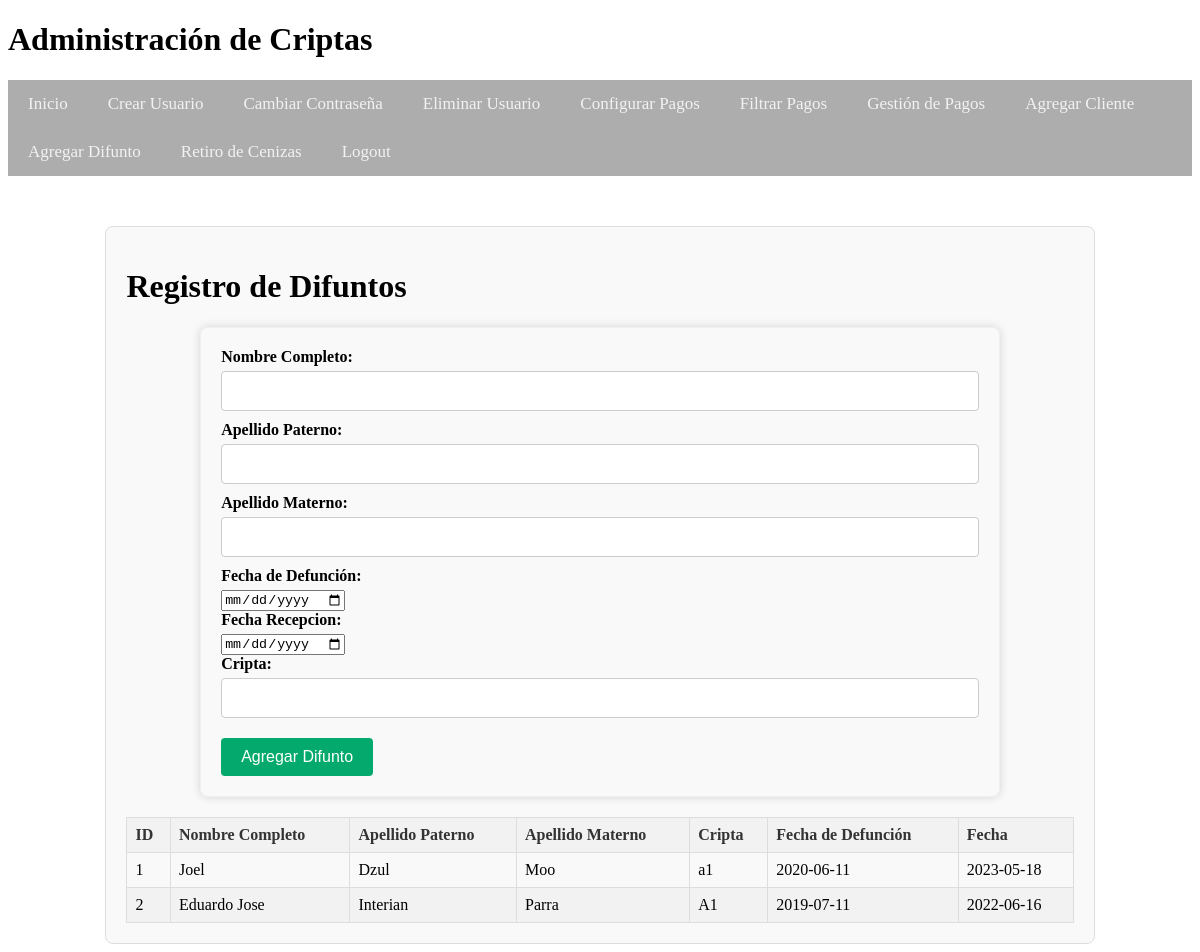
/agregar_difunto (signed in), run on the app's committed database.
### tables this page shows
CREATE TABLE Difuntos (
    ID_difunto INTEGER PRIMARY KEY AUTOINCREMENT,
    Nombre_completo TEXT,
    Apellido_paterno TEXT,
    Apellido_materno TEXT,
    Cripta TEXT,
    Fecha_defuncion DATE,
    Fecha DATE,
    Fecha_Retiro DATE,
    FOREIGN KEY (Cripta) REFERENCES Clientes(Cripta)
);

### app.py (the view, shortened to what this page needs)
@app.route('/agregar_difunto', methods=['GET', 'POST'])
def agregar_difunto():
    if 'username' not in session:
        return redirect(url_for('login'))
    return render_template('agregar_difunto.html', difuntos=get_difuntos())

### app.py (called while the page is built)
def get_db_connection():
    conn = sqlite3.connect('cripta_administracion.db')
    conn.row_factory = sqlite3.Row
    return conn

def get_difuntos():
    conn = get_db_connection()
    cursor = conn.cursor()
    cursor.execute('SELECT * FROM difuntos')
    difuntos = cursor.fetchall()
    conn.close()
    return difuntos

### templates/agregar_difunto.html (shortened to what this page needs)
{% extends "base.html" %}
{% block content %}
<div class="container">
    <h1>Registro de Difuntos</h1>
    <form action="/agregar_difunto" method="post">
        <label for="nombre_completo">Nombre Completo:</label>
        <input type="text" id="nombre_completo" name="nombre_completo" required><br>
        <label for="apellido_paterno">Apellido Paterno:</label>
        <input type="text" id="apellido_paterno" name="apellido_paterno" required><br>
        <label for="apellido_materno">Apellido Materno:</label>
        <input type="text" id="apellido_materno" name="apellido_materno" required><br>
        <label for="fecha_defuncion">Fecha de Defunción:</label>
        <input type="date" id="fecha_defuncion" name="fecha_defuncion" required><br>
        <label for="fecha">Fecha Recepcion:</label>
        <input type="date" id="fecha" name="fecha" required><br>
        <label for="cripta">Cripta:</label>
        <input type="text" id="cripta" name="cripta" required><br>
        <input type="submit" value="Agregar Difunto">
    </form>
    <div style="overflow-x:auto;">
        <table id="tabla-difuntos">
            <thead>
                <tr>
                    <th>ID</th>
                    <th>Nombre Completo</th>
                    <th>Apellido Paterno</th>
                    <th>Apellido Materno</th>
                    <th>Cripta</th>
                    <th>Fecha de Defunción</th>
                    <th>Fecha</th>
                </tr>
            </thead>
            <tbody>
                {% for difunto in difuntos %}
                <tr>
                    <td>{{ difunto[0] }}</td>
                    <td>{{ difunto[1] }}</td>
                    <td>{{ difunto[2] }}</td>
                    <td>{{ difunto[3] }}</td>
                    <td>{{ difunto[4] if difunto[4] else "-" }}</td>
                    <td>{{ difunto[5] }}</td>
                    <td>{{ difunto[6] }}</td>
                </tr>
                {% endfor %}
            </tbody>
        </table>
    </div>
</div>
{% endblock %}

### templates/base.html (shortened to what this page needs)
<!DOCTYPE html>
<html lang="es">
<head>
    <link rel="stylesheet" href="{{ url_for('static', filename='styles.css') }}">
</head>
<body>
    <header>
        <h1>Administración de Criptas</h1>
        {% if 'username' in session %}
        <nav>
            <ul class="navbar">
                <li><a href="{{ url_for('menu') }}">Inicio</a></li>
                {% if session['role'] == 'admin' %}
                <li><a href="{{ url_for('create_user') }}">Crear Usuario</a></li>
                <li><a href="{{ url_for('change_password') }}">Cambiar Contraseña</a></li>
                <li><a href="{{ url_for('delete_user') }}">Eliminar Usuario</a></li>
                <li><a href="{{ url_for('configurar_pagos') }}">Configurar Pagos</a></li>
                <li><a href="{{ url_for('filtrado_pagos') }}">Filtrar Pagos</a></li>
                {% endif %}
                <li><a href="{{ url_for('pagos_cajero') }}">Gestión de Pagos</a></li>
                <li><a href="{{ url_for('agregar_cliente') }}">Agregar Cliente</a></li>
                <li><a href="{{ url_for('agregar_difunto') }}">Agregar Difunto</a></li>
                <li><a href="{{ url_for('retiro_cenizas') }}">Retiro de Cenizas</a></li>
                <li><a href="{{ url_for('logout') }}">Logout</a></li>
            </ul>
        </nav>
        {% endif %}
    </header>
    <main>
        {% block content %}{% endblock %}
    </main>
</body>
</html>

### static/styles.css (style rules this page uses)
nav { background-color: #33333321; overflow: hidden; }
nav ul { list-style-type: none; margin: 0; padding: 0; text-align: center; }
nav ul li { display: inline; }
nav ul li a { text-decoration: none; color: #fff; padding: 10px 20px; display: inline-block; }
.navbar { background-color: #3333334f; overflow: hidden; }
.navbar a { float: left; display: block; color: #f2f2f2; text-align: center; padding: 14px 20px; text-decoration: none; font-size: 17px; }
.container { width: 80%; margin: auto; padding: 20px; border: 1px solid #ddd; border-radius: 8px; background-color: #f9f9f9; margin-top: 50px; }
form { margin-bottom: 20px; }
form label { display: block; margin-bottom: 5px; font-weight: bold; }
form input[type="text"], form input[type="file"] { width: calc(100% - 12px); padding: 8px; margin-bottom: 10px; border: 1px solid #cccccc; border-radius: 4px; font-size: 16px; }
form input[type="submit"] { background-color: #04AA6D; color: white; border: none; padding: 10px 20px; text-align: center; text-decoration: none; display: inline-block; font-size: 16px; margin-top: 10px; cursor: pointer; border-radius: 4px; }
table { width: 100%; border-collapse: collapse; margin-top: 20px; }
table th, table td { border: 1px solid #ddd; padding: 8px; text-align: left; }
table th { background-color: #f2f2f2; color: #333; }
table tr:nth-child(even) { background-color: #f2f2f2; }
form { width: 80%; margin: auto; padding: 20px; border: 1px solid #dddddd51; border-radius: 8px; background-color: #f9f9f905; box-shadow: 0 0 10px rgba(0, 0, 0, 0.151); margin-top: 20px; }
form input[type="text"], form select { width: calc(100% - 22px); padding: 10px; margin-bottom: 10px; border: 1px solid #ccc; border-radius: 4px; font-size: 16px; }
table, th, td { border: 1px solid #ddd; padding: 8px; text-align: left; }
th { background-color: #f2f2f2; }

### data on the page
Difuntos: ID_difunto "1", Nombre_completo "Joel", Apellido_paterno "Dzul", Apellido_materno "Moo", Cripta "a1", Fecha_defuncion "2020-06-11", Fecha "2023-05-18"
Difuntos: ID_difunto "2", Nombre_completo "Eduardo Jose", Apellido_paterno "Interian", Apellido_materno "Parra", Cripta "A1", Fecha_defuncion "2019-07-11", Fecha "2022-06-16"
